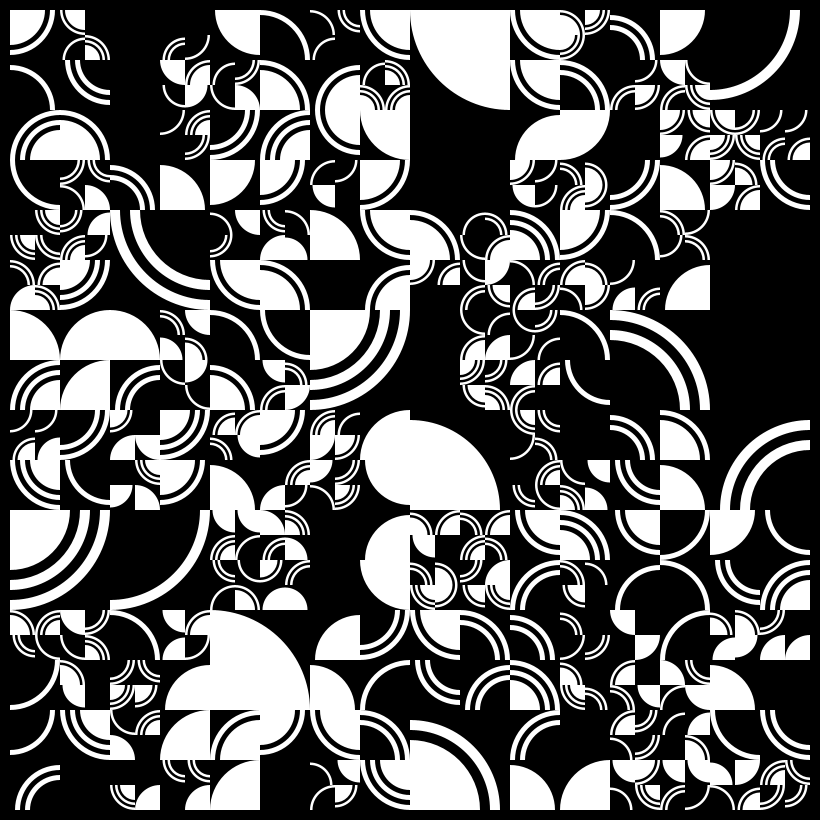
Frame 1 (no input)
Frame 60 (the mouse pressed at the canvas centre just before this capture): identical to frame 1, image omitted
Frame 120 (the mouse held since frame 60 and released just before this capture): identical to frame 1, image omitted

The Processing sketch that drew this single still picture (run headless with seeded random() and noise(); from frame 60 on, the mouse is pressed at the canvas centre):

// Processing sketch: Sketch_28
// ── Sketch_28.pde
ArrayList<GridPoint> points = new ArrayList<GridPoint>();
float tileWidth = 100, tileHeight = 100;

void setup()
{
    size(820,820);

    for (float x = 0; x < (width - 20); x += tileWidth) 
    {
        for (float y = 0; y < (height - 20); y += tileHeight) 
        {
            points.add(new GridPoint(x, y, tileWidth, tileHeight));
        }
    }
    
    randomlySubdivideGridPoints();
    randomlySubdivideGridPoints();
}

void randomlySubdivideGridPoints () 
{
    ArrayList<GridPoint> newPoints = new ArrayList<GridPoint>();
    
    for (GridPoint p : points)
    {
        if (random(1) > 0.5) 
        {
            p.Subdivide(newPoints);
        } 
        else 
        {
            newPoints.add(p);
        }
    }
    
    points = newPoints;
}

void draw()
{    
    background(0);
    translate(10, 10);

    for (GridPoint point : points)
    {
        point.Draw();
    }

    save("frame.png");
}

class GridPoint 
{
    float x, y, tileWidth, tileHeight;
    ArrayList<GridPoint> points = new ArrayList<GridPoint>();
    int randInt = (int) random(4);
    int randDepth = (int) random(1,6);
    int randFill = (int) random(2);

    GridPoint(float _x, float _y, float _tw, float _th)
    {
        x = _x;
        y = _y; 
        tileWidth = _tw; 
        tileHeight = _th;
    }

    void Draw()
    {
        stroke(255);
        strokeWeight(1);
        noFill();

        for (int i = 0; i < randDepth; ++i) 
        {
            
            noStroke();

            if ((i + randFill) % 2 == 0) 
            {
                fill(255);          
            } 
            else 
            {
                fill(0);
            }

            switch (randInt)
            {
                case 0:
                    arc(x, y, tileWidth*2 - (i * (tileWidth/5)), tileHeight*2 - (i * (tileHeight/5)), 0, HALF_PI);
                break;

                case 1:
                    arc(x + tileWidth, y, tileWidth*2 - (i * (tileWidth/5)), tileHeight*2 - (i * (tileHeight/5)), HALF_PI, PI);
                break;

                case 2:
                    arc(x + tileWidth, y + tileHeight, tileWidth*2 - (i * (tileWidth/5)), tileHeight*2 - (i * (tileHeight/5)), PI, PI+HALF_PI);
                break;

                case 3:
                    arc(x, y + tileHeight, tileWidth*2 - (i * (tileWidth/5)), tileHeight*2 - (i * (tileHeight/5)), PI+HALF_PI, TWO_PI);
                break;
            }
        }
    }

    void Subdivide(ArrayList<GridPoint> pointsBefore)
    {
        points = pointsBefore;

        for (float w = 0; w <= 1; w++) 
        {
            for (float h = 0; h <=1; h++) 
            {
                points.add(new GridPoint(x + ((tileWidth/2) * w), y + ((tileHeight/2) * h), tileWidth/2, tileHeight/2));
            }
        }
    }
}
